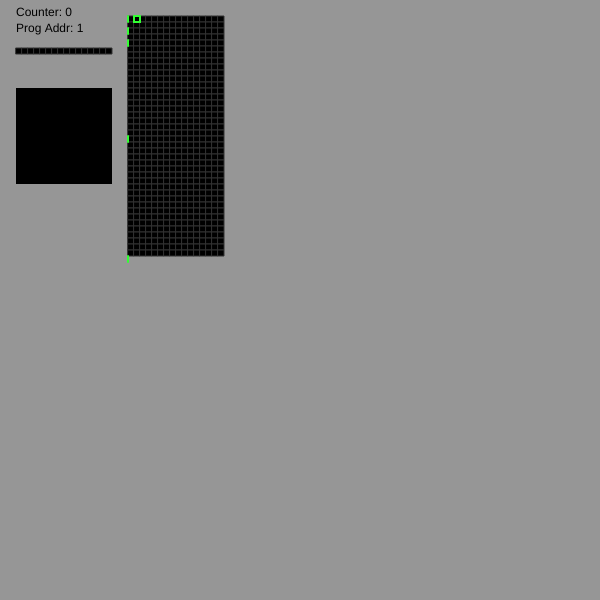
Frame 1 (no input)
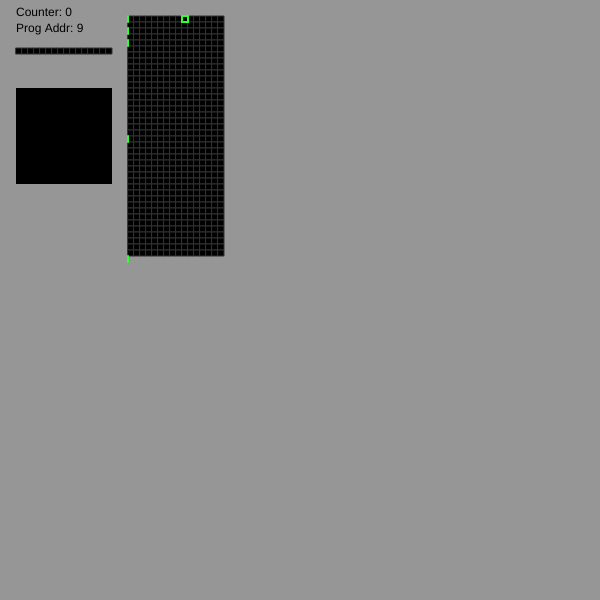
Frame 60 (no input)
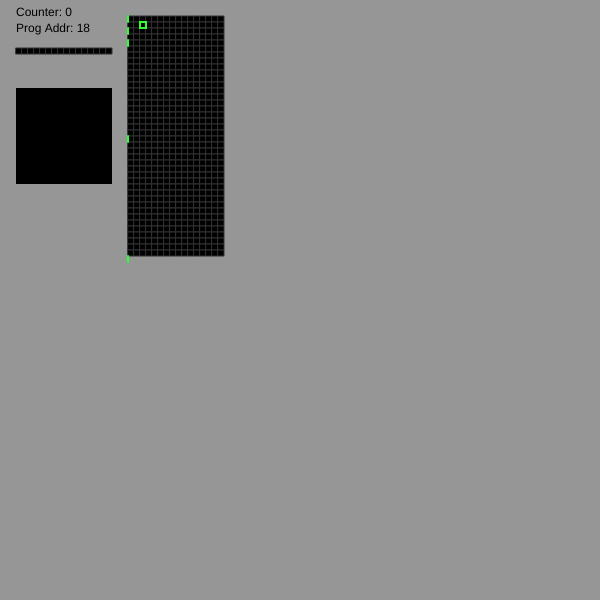
Frame 120 (the mouse pressed at the canvas centre since frame 60)

The p5.js sketch that drew these frames (run headless with seeded random() and noise() and a simulated clock; from frame 60 on, the mouse is pressed at the canvas centre):

// p5.js sketch
// ── sketch.js
function setup() {
    angleMode(DEGREES)
    createCanvas(600,600)
    zoom = 6
    speed = 1
    sCount = 0
    createP("Speed:")
    speedSlider = createSlider(1,10, 7).size(600)

    registers = [0,0,0,0,0,0,0,0,0,0,0,0,0,0,0,0] //16 registers
    memory = []
    for (i=0; i<640; i++) { //640 adresses, 0-32 startup, 32-64 reserved, 64-320 screen, 320-640 user
        memory[i] = bin(0)
    }
    progAddr = 0
    counter = 0

}

function bin(n) {
    var d = [0,0,0,0,0,0,0,0]  //Back to front
    if (n>128) {
        n -= 128
        d[7] = 1
    }
    if (n>64) {
        n -= 64
        d[6] = 1
    }
    if (n>32) {
        n -= 32
        d[5] = 1
    }
    if (n>16) {
        n -= 16
        d[4] = 1
    }
    if (n>8) {
        n -= 8
        d[3] = 1
    }
    if (n>4) {
        n -= 4
        d[2] = 1
    }
    if (n>2) {
        n -= 2
        d[1] = 1
    }
    if (n>1) {
        n -= 1
        d[0] = 1
    }
    return d
}

function num(d) {
    var n = 0
    if (d[7]) {
        n += 128
    }
    if (d[6]) {
        n += 64
    }
    if (d[5]) {
        n += 32
    }
    if (d[4]) {
        n += 16
    }
    if (d[3]) {
        n += 8
    }
    if (d[2]) {
        n += 4
    }
    if (d[1]) {
        n += 2
    }
    if (d[0]) {
        n += 1
    }
    return n
}

function num4(d) {
    var n = 0
    if (d[3]) {
        n += 8
    }
    if (d[2]) {
        n += 4
    }
    if (d[1]) {
        n += 2
    }
    if (d[0]) {
        n += 1
    }
    return n
}

function exec(cmd) {
    c = cmd.slice(4,8)
    r = cmd.slice(0,4)
    if (c == [0,0,0,1]) {
        counter += num4(r)
    }
}

function draw() {
    //Speed controlls
    speed = speedSlider.value()
    sCount -= 1
    if (sCount > 0 || speed == 10) {
        return
    } sCount = speed

    //Stuff
    exec(memory[progAddr])
    progAddr ++
    if (progAddr > memory.length-1) {
        progAddr = 0
    }

    //Visuals
    background(150)

    //Screen 16x16
    push()
    translate(16,64)
    for (i=64; i<320; i++) {
        noStroke()
        fill( num(memory[i]) )
        rect(i%16*zoom,floor(i/16)*zoom, zoom,zoom)
    }
    pop()

    //Memory 16x?
    push()
    translate(128,16)
    for (i=0; i<640; i++) {
        stroke(50)
        strokeWeight(1)
        fill( num(memory[i]) )
        rect(i%16*zoom,floor(i/16)*zoom, zoom,zoom)
    }
    pop()
    //Memory bars
    //640 adresses, 0-32 startup, 32-64 reserved, 64-320 screen, 320-640 user
    push()
    noFill()
    stroke(50,255,50)
    strokeWeight(2)
    translate(128,16)
    line(0,0, 0,zoom) //start
    line(32%16*zoom,floor(32/16)*zoom, 32%16*zoom,floor(32/16)*zoom+zoom) //startup end
    line(64%16*zoom,floor(64/16)*zoom, 64%16*zoom,floor(64/16)*zoom+zoom) //reserved end
    line(320%16*zoom,floor(320/16)*zoom, 320%16*zoom,floor(320/16)*zoom+zoom) //screen end
    line(640%16*zoom,floor(640/16)*zoom, 640%16*zoom,floor(640/16)*zoom+zoom) //end
    pop()


    //Counter
    text("Counter: "+counter, 16,16)
    //Prog Addr
    text("Prog Addr: "+progAddr, 16,32)
    //Prog Addr box
    push()
    noFill()
    stroke(50,255,50)
    strokeWeight(2)
    translate(128,16)
    rect(progAddr%16*zoom,floor(progAddr/16)*zoom, zoom,zoom)
    pop()

    //Registers 16x1
    push()
    translate(16,48)
    for (i=0; i<16; i++) {
        stroke(50)
        strokeWeight(1)
        fill( num(registers[i]) )
        rect(i*zoom,0, zoom,zoom)
    }
    pop()
}
